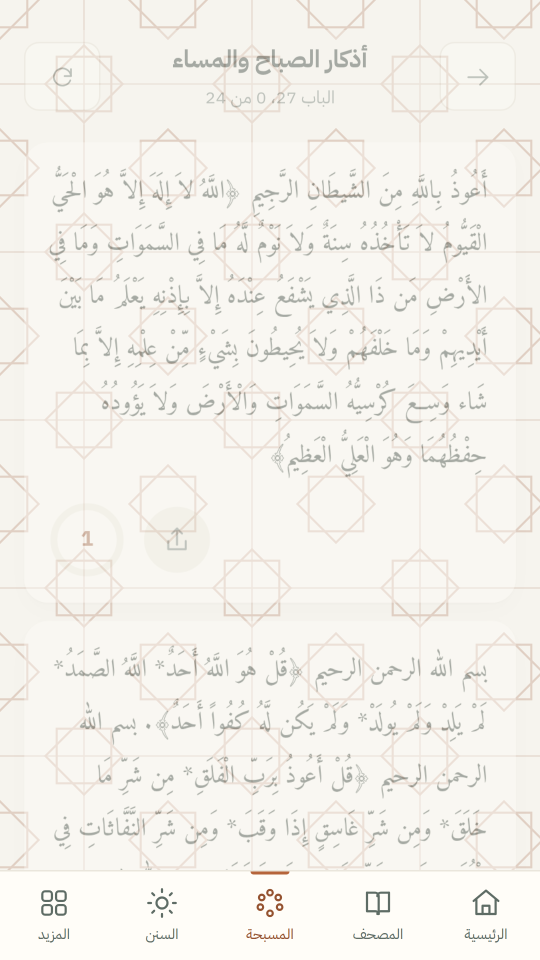
#> input picture docs/screens/hisn.png, 1080 x 1920 px, found by its file name (shown at 1/2 size); its folder holds 4 pictures in this run
$ python iphone-appstore.py
#> lines starting #> are read from the running program, lines starting #| are printed output that depends on the picture
#> in add_frame_to_screenshot, screenshot is the input picture: PIL image 1080x1920 RGB; mean R, G, B 244.4, 241.9, 236.2
#!/usr/bin/env python3
"""
لقطات iPhone احترافية لمتجر Apple مع نصوص تسويقية
بخطوط وألوان Sunnati تماماً

python3 tools/store/iphone-appstore.py
"""

import asyncio
import os
from pathlib import Path
from PIL import Image, ImageDraw, ImageFont
import subprocess
import sys

# ألوان Sunnati من CSS
COLORS = {
    'accent': '#9c2b2b',      # الأحمر الداكن (السدو)
    'green': '#1e6f47',       # الأخضر
    'gold': '#b08833',        # الذهبي
    'ink': '#16241c',         # الأسود تقريباً
    'paper': '#f6f4ee',       # الكريمي الفاتح
    'raised': '#fffdf8',      # أبيض دافئ
    'sunken': '#edeae1',      # رمادي فاتح
    'line': '#e0dbcf',        # خط فاصل
}

# معلومات اللقطات مع نصوص تسويقية عربية
SCREENSHOTS = [
    {
        'name': 'home',
        'title': 'المصحف والمواقيت',
        'subtitle': 'ستة آلاف آية محفوظة في جهازك، وحساب فلكي دقيق لأوقات الصلاة بلا إنترنت',
    },
    {
        'name': 'prayers',
        'title': 'صلاتي',
        'subtitle': 'تتبع صلواتك اليومية والعودة إلى أيام الاستقامة، مع سلسلة أيامك المتصلة',
    },
    {
        'name': 'page',
        'title': 'نص المصحف',
        'subtitle': 'صفحة صفحة كالمطبوع، برواية حفص عن عاصم بالرسم العثماني الأصيل',
    },
    {
        'name': 'hisn',
        'title': 'حصن المسلم',
        'subtitle': 'مئتان وستة وستون ذكراً لكل منها عداد يحفظ موضعك يومك',
    },
    {
        'name': 'dua',
        'title': 'الأدعية والآيات',
        'subtitle': 'ثلاثون موضوعاً من كتيب فإنك بأعيننا، كل موضوع مع آياته من القرآن',
    },
    {
        'name': 'umrah',
        'title': 'صفة العمرة',
        'subtitle': 'خطوة خطوة من الميقات إلى التحلل، معك كل المواقيت والأدعية والأخطاء الشائعة',
    },
]

# أبعاد جهاز App Store
DEVICE = {
    'width': 1242,
    'height': 2688,
    'screen_width': 1080,
    'screen_height': 1920,
    'top_safe': 180,
    'bezel': 81,
}

# أبعاد منطقة النص الوصفي
TEXT_AREA = {
    'top': 2050,
    'height': 600,
    'padding': 40,
    'bg_color': COLORS['raised'],
}


def hex_to_rgb(hex_color):
    """تحويل hex إلى RGB"""
    hex_color = hex_color.lstrip('#')
    return tuple(int(hex_color[i:i+2], 16) for i in (0, 2, 4))


def create_iphone_frame():
    """إنشاء إطار iPhone احترافي"""
    img = Image.new('RGB', (DEVICE['width'], DEVICE['height']), hex_to_rgb(COLORS['paper']))
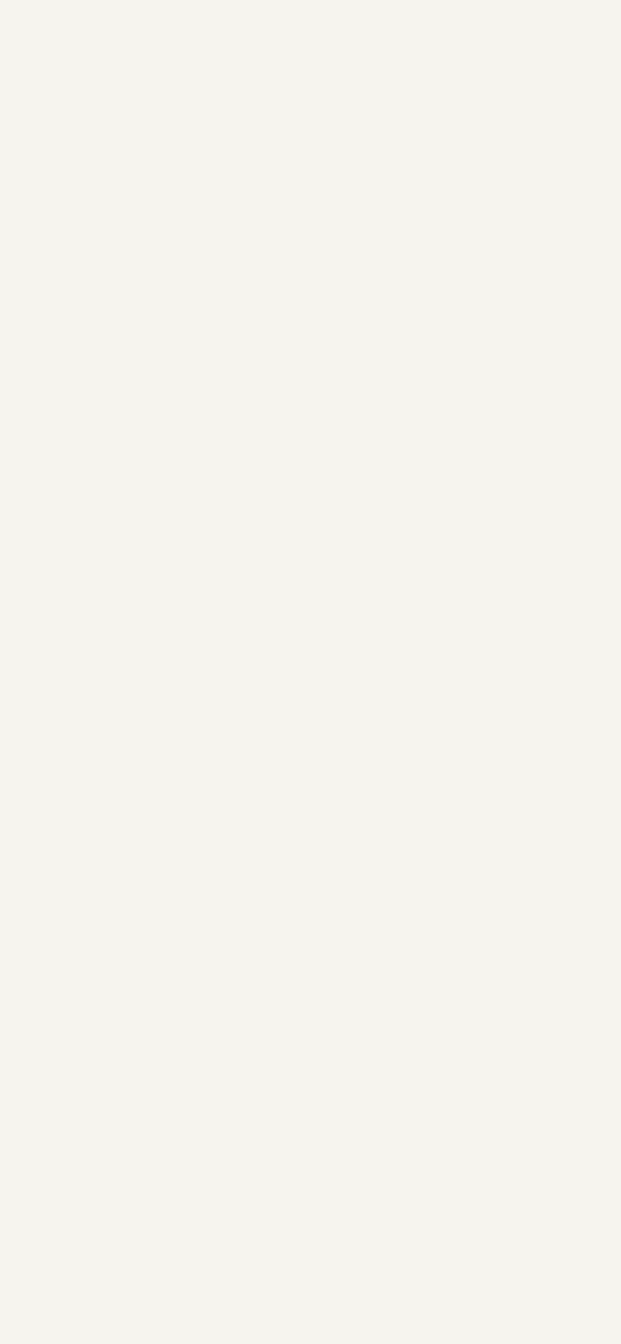
#> img: PIL image 1242x2688 RGB (shown at 1/2 size); mean R, G, B 246, 244, 238
    draw = ImageDraw.Draw(img, 'RGBA')

    # منطقة النص البيضاء في الأسفل
    draw.rectangle(
        [(0, TEXT_AREA['top']), (DEVICE['width'], DEVICE['height'])],
        fill=hex_to_rgb(TEXT_AREA['bg_color']),
        outline=None
    )

    # حد فاصل دقيق
    draw.line(
        [(0, TEXT_AREA['top']), (DEVICE['width'], TEXT_AREA['top'])],
        fill=hex_to_rgb(COLORS['line']),
        width=1
    )

    # إطار الجهاز الخارجي
    screen_x = DEVICE['bezel']
    screen_y = DEVICE['top_safe']
    screen_w = DEVICE['screen_width']
    screen_h = DEVICE['screen_height']

    # حد معدني دقيق للشاشة
    draw.rounded_rectangle(
        [(screen_x, screen_y), (screen_x + screen_w, screen_y + screen_h)],
        radius=60,
        outline=hex_to_rgb(COLORS['sunken']),
        width=3
    )

    return img


def add_text_to_frame(frame, title, subtitle):
    """إضافة النصوص التسويقية الاحترافية"""
    draw = ImageDraw.Draw(frame)

    # محاولة استخدام خطوط النظام
    title_size = 50
    subtitle_size = 32

    try:
        # محاولة استخدام خط DejaVu أو Liberation
        title_font = ImageFont.truetype('/usr/share/fonts/truetype/dejavu/DejaVuSans-Bold.ttf', size=title_size)
        subtitle_font = ImageFont.truetype('/usr/share/fonts/truetype/dejavu/DejaVuSans.ttf', size=subtitle_size)
    except:
        try:
            # خيار بديل
            title_font = ImageFont.truetype('/usr/share/fonts/truetype/liberation/LiberationSans-Bold.ttf', size=title_size)
            subtitle_font = ImageFont.truetype('/usr/share/fonts/truetype/liberation/LiberationSans-Regular.ttf', size=subtitle_size)
        except:
            # استخدام الخط الافتراضي
            title_font = ImageFont.load_default()
            subtitle_font = ImageFont.load_default()

    # مساحة النص
    text_left = TEXT_AREA['padding'] + DEVICE['bezel']
    text_right = DEVICE['width'] - TEXT_AREA['padding'] - DEVICE['bezel']
    text_top = TEXT_AREA['top'] + TEXT_AREA['padding']

    # العنوان
    title_y = text_top + 30
    draw.text(
        (text_left, title_y),
        title,
        font=title_font,
        fill=hex_to_rgb(COLORS['accent']),
        anchor='lm',
        direction='rtl',
        align='right'
    )

    # الوصف
    subtitle_y = title_y + 100
    # تقسيم النص إلى أسطر
    words = subtitle.split()
    lines = []
    current_line = []

    for word in words:
        current_line.append(word)
        line_text = ' '.join(current_line)

        # تقدير عرض النص (تقريبي)
        if len(line_text) > 35:
            lines.append(' '.join(current_line[:-1]))
            current_line = [word]

    if current_line:
        lines.append(' '.join(current_line))

    for i, line in enumerate(lines[:3]):
        draw.text(
            (text_left, subtitle_y + (i * 50)),
            line,
            font=subtitle_font,
            fill=hex_to_rgb(COLORS['ink']),
            anchor='lm',
            direction='rtl',
            align='right'
        )


def add_frame_to_screenshot(screenshot_path, output_path, title, subtitle):
    """دمج لقطة الشاشة في الإطار مع النصوص"""
    # تحميل لقطة الشاشة الخام
    screenshot = Image.open(screenshot_path).convert('RGB')

    # إنشاء الإطار الفارغ
    frame = create_iphone_frame()

    # إدراج لقطة الشاشة
    screen_x = DEVICE['bezel']
    screen_y = DEVICE['top_safe']

    # قص لقطة الشاشة لتناسب الارتفاع المتاح (بدون منطقة النص)
    available_height = TEXT_AREA['top'] - screen_y
    if screenshot.height > available_height:
        crop_height = available_height
        screenshot = screenshot.crop((0, 0, screenshot.width, crop_height))
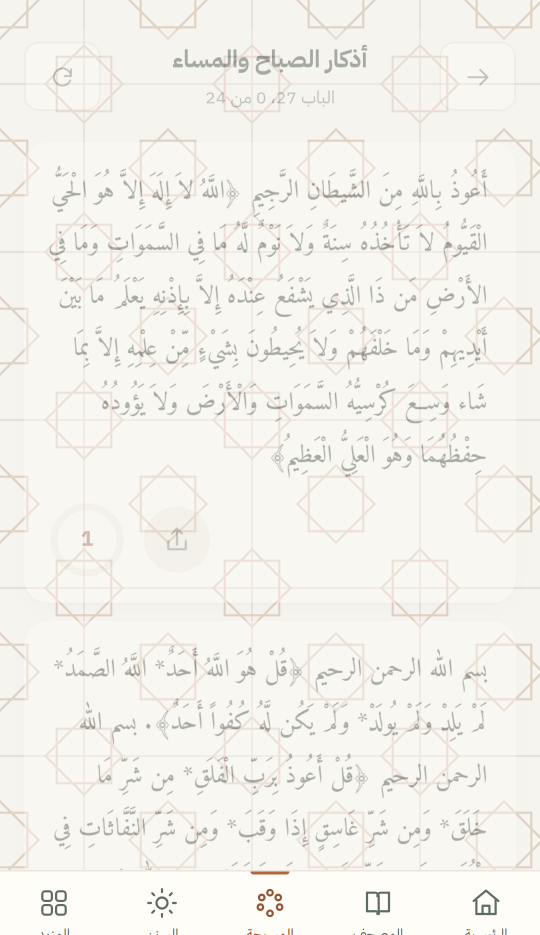
#> screenshot: PIL image 1080x1870 RGB (shown at 1/2 size); mean R, G, B 244.3, 241.7, 236.1

    # لصق اللقطة
    frame.paste(screenshot, (screen_x, screen_y))
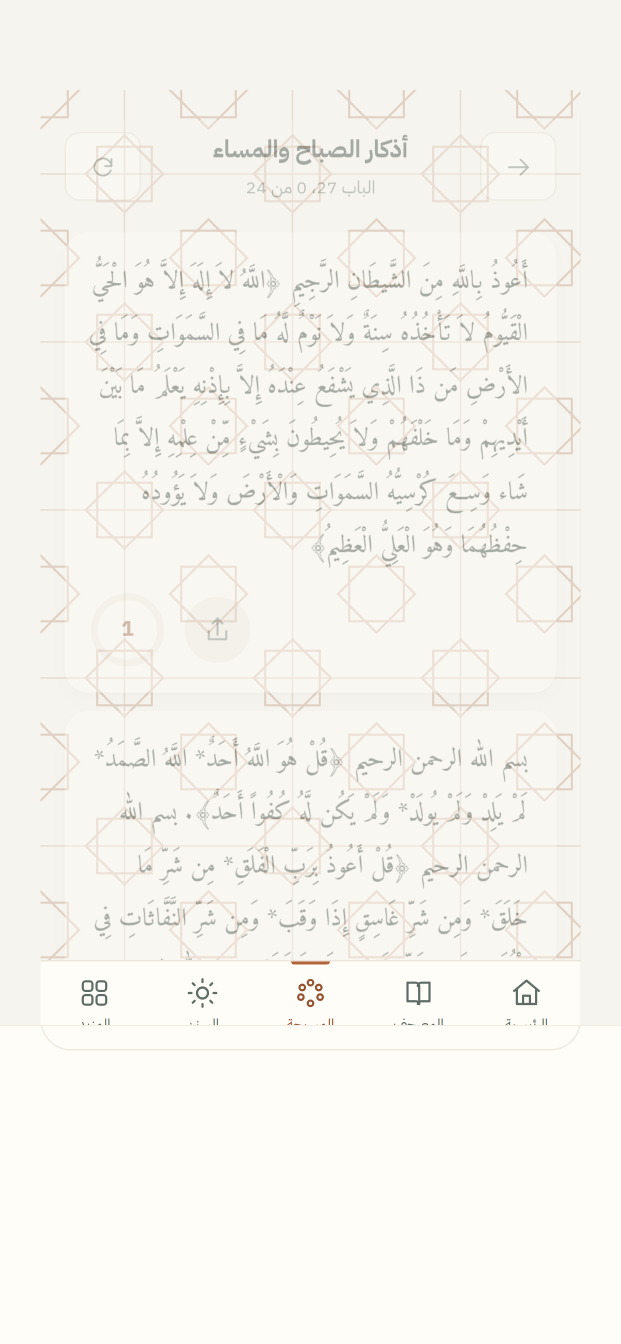
#> frame: PIL image 1242x2688 RGB (shown at 1/2 size); mean R, G, B 247, 244.7, 239.1

    # إضافة النصوص
    add_text_to_frame(frame, title, subtitle)

    # حفظ
    frame.save(output_path, 'PNG', quality=95, optimize=True)
    print(f'shot {Path(output_path).name}')


async def main():
    """إنشاء جميع اللقطات"""
    print('إنشاء لقطات iPhone احترافية لـ Sunnati...')

    # تأكد من وجود المجلد
    out_dir = Path('docs/screens/iphone-appstore')
    out_dir.mkdir(parents=True, exist_ok=True)

    for shot in SCREENSHOTS:
        raw_path = f'docs/screens/{shot["name"]}.png'

        if not Path(raw_path).exists():
            print(f'تحذير: {raw_path} غير موجود')
            continue

        output_path = out_dir / f'{shot["name"]}-appstore.png'

        add_frame_to_screenshot(
            raw_path,
            str(output_path),
            shot['title'],
            shot['subtitle']
        )

    print(f'\nتم إنشاء اللقطات في: {out_dir}')
    print(f'المجموع: {len(SCREENSHOTS)} لقطات احترافية')
#> call 2 of add_frame_to_screenshot, with screenshot_path = 'docs/screens/dua.png', title = 'الأدعية والآيات'
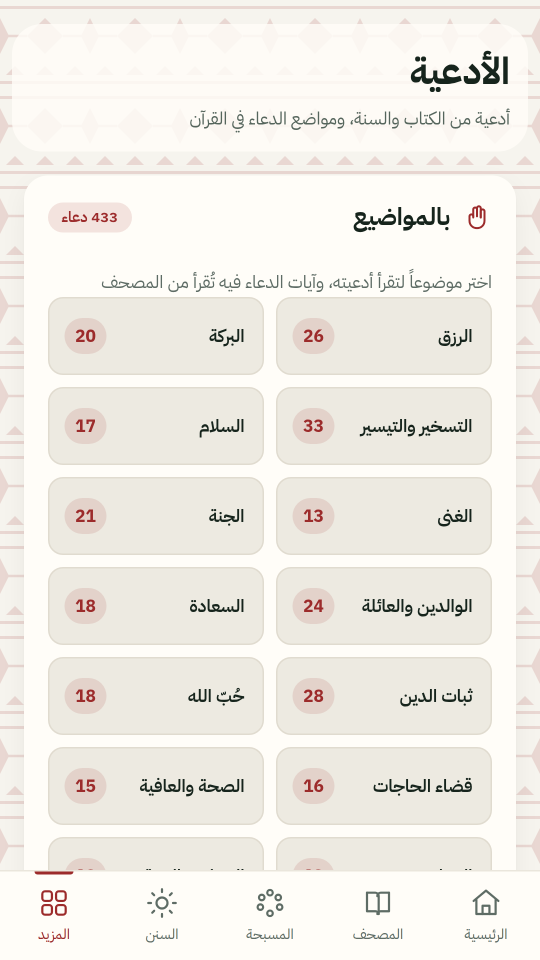
#> input picture docs/screens/dua.png, 1080 x 1920 px, found by its file name (shown at 1/2 size)
#> in add_frame_to_screenshot, screenshot is the input picture: PIL image 1080x1920 RGB; mean R, G, B 241.2, 237.6, 230.8
#> in add_frame_to_screenshot (call 2), `screenshot = screenshot.crop((0, 0, screenshot.width, crop_height))`:
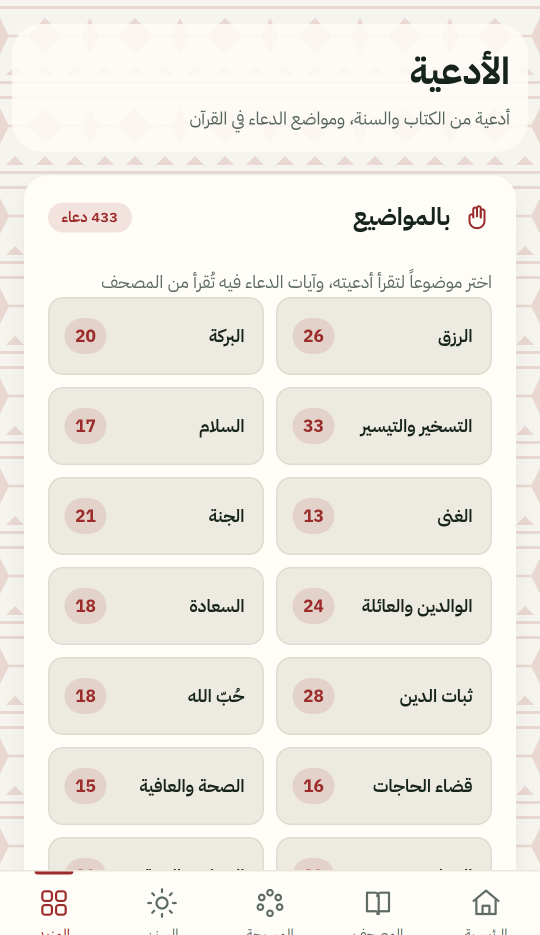
#> screenshot: PIL image 1080x1870 RGB (shown at 1/2 size); mean R, G, B 241, 237.3, 230.5
#> in add_frame_to_screenshot (call 2), `frame.paste(screenshot, (screen_x, screen_y))`:
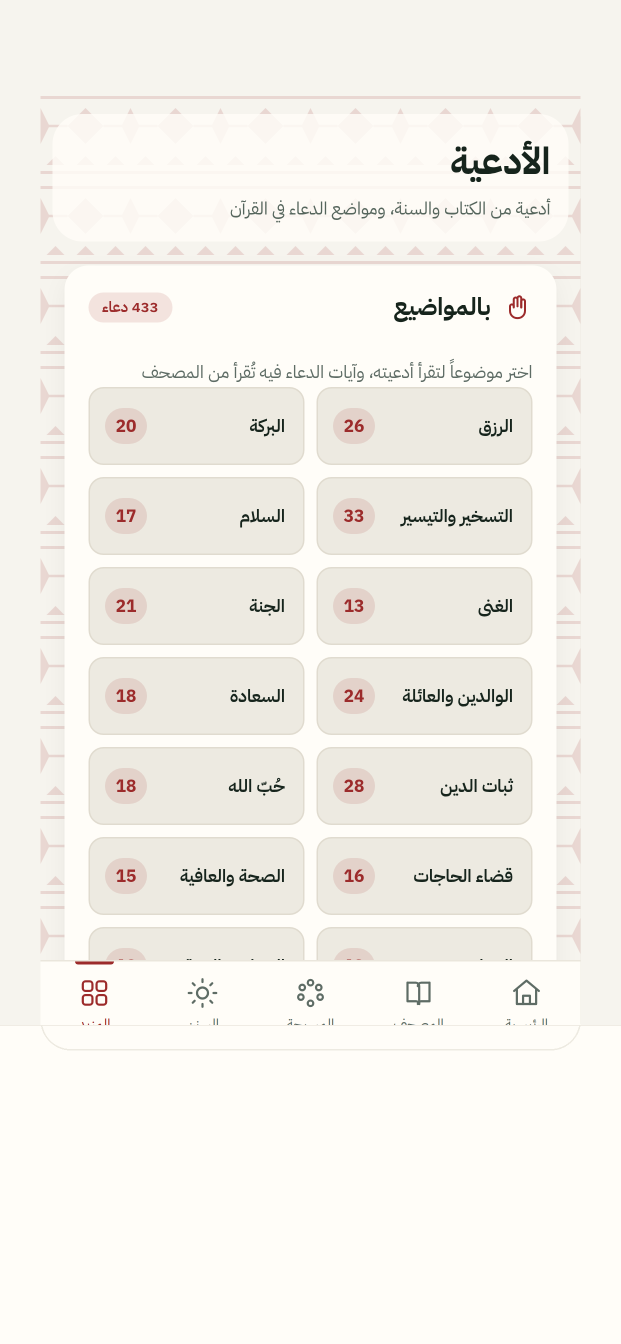
#> frame: PIL image 1242x2688 RGB (shown at 1/2 size); mean R, G, B 245.1, 242, 235.8


if __name__ == '__main__':
    asyncio.run(main())
